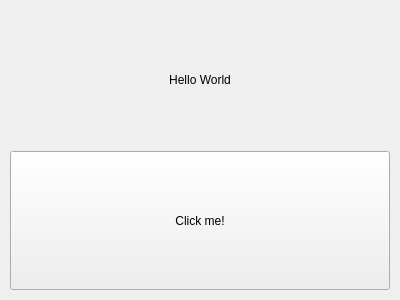
<?xml version="1.0" encoding="UTF-8"?>
<ui version="4.0">
 <class>MainWindow</class>
 <widget class="QMainWindow" name="MainWindow">
  <property name="geometry">
   <rect>
    <x>0</x>
    <y>0</y>
    <width>400</width>
    <height>300</height>
   </rect>
  </property>
  <property name="windowTitle">
   <string>MainWindow</string>
  </property>
  <property name="layoutDirection">
   <enum>Qt::LeftToRight</enum>
  </property>
  <widget class="QWidget" name="centralwidget">
   <property name="focusPolicy">
    <enum>Qt::NoFocus</enum>
   </property>
   <property name="autoFillBackground">
    <bool>false</bool>
   </property>
   <layout class="QHBoxLayout" name="horizontalLayout">
    <item>
     <layout class="QVBoxLayout" name="verticalLayout" stretch="0,0">
      <property name="spacing">
       <number>1</number>
      </property>
      <property name="sizeConstraint">
       <enum>QLayout::SetMaximumSize</enum>
      </property>
      <property name="leftMargin">
       <number>1</number>
      </property>
      <property name="topMargin">
       <number>1</number>
      </property>
      <property name="rightMargin">
       <number>1</number>
      </property>
      <property name="bottomMargin">
       <number>1</number>
      </property>
      <item>
       <widget class="QLabel" name="label">
        <property name="sizePolicy">
         <sizepolicy hsizetype="Preferred" vsizetype="Preferred">
          <horstretch>0</horstretch>
          <verstretch>1</verstretch>
         </sizepolicy>
        </property>
        <property name="text">
         <string>Hello World</string>
        </property>
        <property name="alignment">
         <set>Qt::AlignCenter</set>
        </property>
       </widget>
      </item>
      <item>
       <widget class="QPushButton" name="pushButton">
        <property name="sizePolicy">
         <sizepolicy hsizetype="Preferred" vsizetype="Preferred">
          <horstretch>0</horstretch>
          <verstretch>1</verstretch>
         </sizepolicy>
        </property>
        <property name="text">
         <string>Click me!</string>
        </property>
        <property name="autoDefault">
         <bool>false</bool>
        </property>
       </widget>
      </item>
     </layout>
    </item>
   </layout>
  </widget>
 </widget>
 <resources/>
 <connections/>
</ui>
